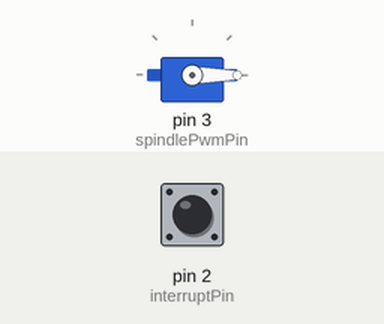
This sketch was run on a simulated Arduino Uno, built with avr-gcc and run on an emulated ATmega328P. Shown: servo. The test bench sets the inputs (shaded band); at power-on: pin 2 (interruptPin) HIGH.

Above: at 1.2 s.
1.3 s: pin 2 (interruptPin) pulsed LOW 2 times (0.12 s each, 0.3 s apart)
At 3.0 s:
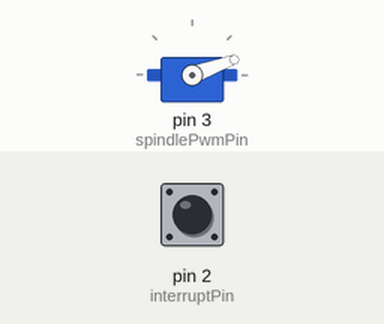
3.4 s: pin 2 (interruptPin) pulled LOW for 0.15 s
At 4.4 s:
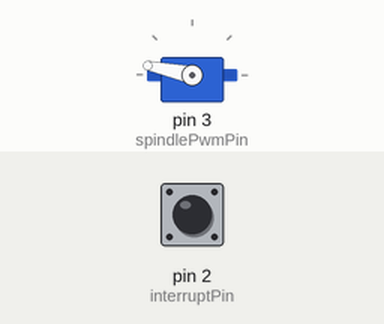
5.0 s: pin 2 (interruptPin) pulled LOW for 1 s
At 5.7 s:
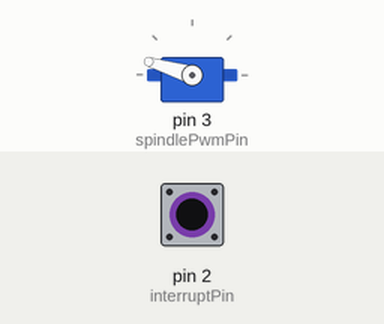
7.5 s: pin 2 (interruptPin) pulled LOW for 0.15 s
At 8.7 s:
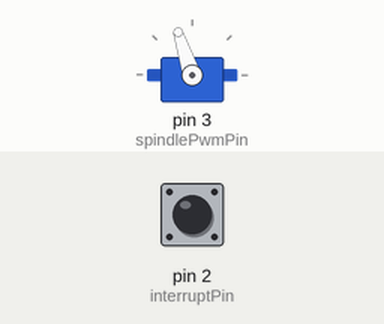
9.1 s: pin 2 (interruptPin) pulled LOW for 3.2 s
At 10.0 s:
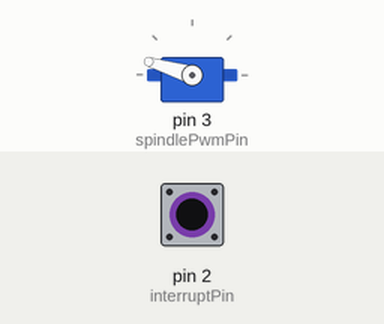
13.8 s: pin 2 (interruptPin) pulled LOW for 0.15 s
At 14.9 s:
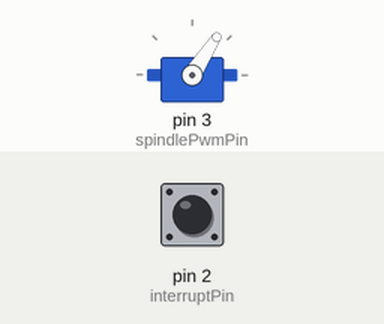
Timing chart, 0 to 16.4 s (numbered marks = the images above; inputs shaded):
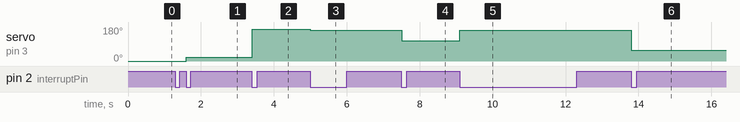

The sketch:

grbl-rc-pwm.ino
```cpp
#include <Servo.h>

Servo spindle;
const byte interruptPin = 2;
const byte spindlePwmPin = 3;
int spindleOut=0;

//Initialize variables that will hold the timstamps of the rising and falling edges of the input PWM signal.
//Since those are called from within the ISRs they should be volatile
volatile long lastHigh = 0;
volatile long lastLow = 0;
volatile long highLength = 0;
volatile long lowLength = 0;
volatile int saturation = 0;

void setup() {
  pinMode(interruptPin, INPUT_PULLUP);
  attachInterrupt(digitalPinToInterrupt(interruptPin), gohigh, RISING);
  spindle.attach(spindlePwmPin);
}

void loop() {
  spindle.write(saturation);
  delay(10);
}

//ISR functions are used to read the PWM signal more accurately. Those work reliably up to about 4KHz
void golow() {
  attachInterrupt(digitalPinToInterrupt(interruptPin), gohigh, RISING);
  highLength = micros() - lastHigh;
  lastLow = micros();
  saturation = (180 * highLength) / (lowLength + highLength);
}

void gohigh() {
  attachInterrupt(digitalPinToInterrupt(interruptPin), golow, FALLING);
  lowLength = micros() - lastLow;
  lastHigh = micros();
}
```

Measured:
- after the input at 1.3 s, servo on pin 3 (spindlePwmPin): 0° → 20° after 0.30 s
- after the input at 3.4 s, servo on pin 3 (spindlePwmPin): 20° → 168° at once
- after the input at 5.0 s, servo on pin 3 (spindlePwmPin): 168° → 163° at once
- after the input at 7.5 s, servo on pin 3 (spindlePwmPin): 163° → 108° at once
- after the input at 9.1 s, servo on pin 3 (spindlePwmPin): 108° → 163° at once
- after the input at 13.8 s, servo on pin 3 (spindlePwmPin): 163° → 57° at once
